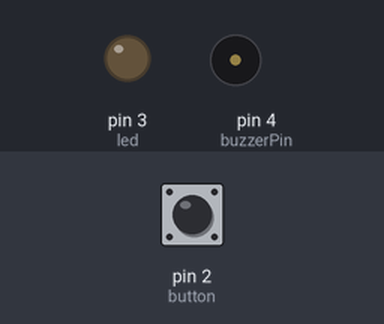
Bench run of a sketch on a simulated Arduino Uno, built with avr-gcc and run on an emulated ATmega328P. Shown: output pins drawn as LEDs (lit = HIGH), buzzer (waves = sounding). The inputs (shaded band) are chosen by the test bench; at power-on: pin 2 (button) HIGH.

Above: at 0.05 s.
Timing chart, 0 to 3.0 s (numbered marks = the images above):
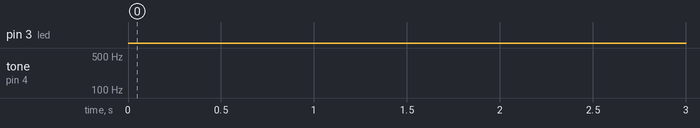

The sketch:

fridgeDoorAlarm.ino
```cpp
const int button = 2;     // Input pin for the button
const int led = 3;        // Output pin for the LED
const int buzzerPin = 4;  // Output pin for the buzzer

unsigned long doorOpenStartTime = 0;      // To track when the doorOpened became HIGH
const unsigned long openDuration = 120000;  // 2 minutes in milliseconds
bool isTimerRunning = false;              // Flag to track if the timer is running

void setup() {
  pinMode(button, INPUT_PULLUP);  // Set button pin as input with pull-up
  pinMode(led, OUTPUT);           // Set LED pin as output
  pinMode(buzzerPin, OUTPUT);     // Set buzzer pin as output
  reset();                        // Initialize outputs
}

void loop() {
  int doorOpened = digitalRead(button);  // Read the button state

  // by default INPUT_PULLUP is high, so if the button is not pressed, the pin is in high
  if (doorOpened == HIGH) {  // Door is opened
    if (!isTimerRunning) {
      doorOpenStartTime = millis();  // Start the timer
      isTimerRunning = true;
    }

    // Check if the door has been opened for 2 minutes
    if (millis() - doorOpenStartTime >= openDuration) {
      alertUser();
    }
  } else {                   // Door is closed or not HIGH
    isTimerRunning = false;  // Reset the timer
    doorOpenStartTime = 0;   // Clear the start time
    reset();
  }
}

void alertUser() {
  // alert user by blink led and making sound with buzzer
  digitalWrite(led, HIGH);    // Turn the LED on
  tone(buzzerPin, 120, 500);  // Activate the buzzer
  delay(120);                 // Wait for 120 ms
  reset();                    // Reset LED and buzzer after delay
  delay(120);                 // wait for 120ms
}

void reset() {
  digitalWrite(led, LOW);     // Turn the LED off
  noTone(buzzerPin);          // Turn the buzzer off
}
```

Measured:
- by itself, pin 3 (led): LOW → HIGH at 120 s, → LOW 0.12 s later, → HIGH 0.12 s later, → LOW 0.12 s later, … (84 changes in this stretch)
- by itself, tone on pin 4 (buzzerPin): silent → 120 Hz at 120 s, → silent 0.12 s later, → 120 Hz 0.12 s later, → silent 0.12 s later, … (84 changes in this stretch)
